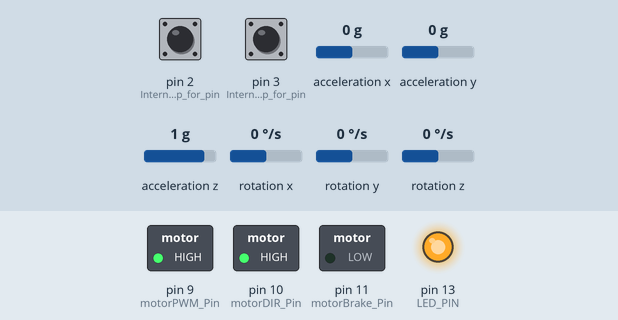
Bench run of a sketch on a simulated Arduino Uno, built with avr-gcc and run on an emulated ATmega328P. Parts: switched loads named in the sketch (green lamp = pin HIGH), output pins drawn as LEDs (lit = HIGH). Wiring (inferred from the names in the program): MPU-6050 motion sensor at I2C address 0x68. Inputs (shaded band) come from the test bench; at power-on: acceleration x 0 g, pin 2 (Internal_pull-up_for_pin) HIGH, pin 3 (Internal_pull-up_for_pin) HIGH, acceleration y 0 g, acceleration z 1 g, rotation x 0 °/s, rotation y 0 °/s, rotation z 0 °/s. What the sketch prints to the serial monitor is not drawn.

Above: at 13.2 s.
13.3 s: acceleration x set to 0.1 g
At 15.9 s:
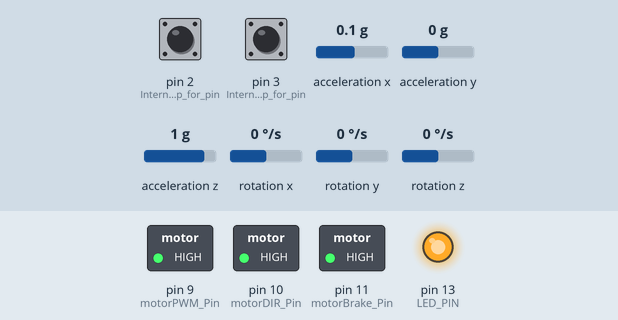
17.8 s: acceleration x set to -1.4 g
At 18.4 s:
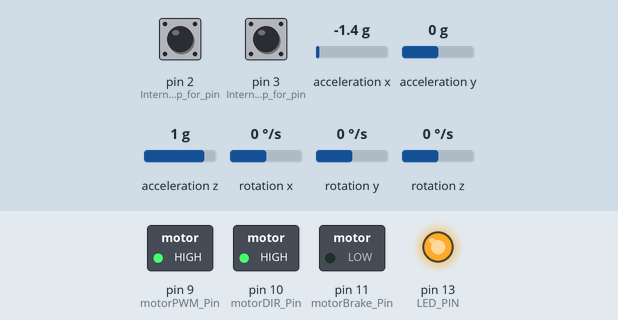
Timing chart, 0 to 20.8 s (numbered marks = the images above; inputs shaded):
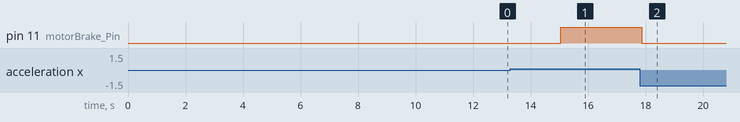

Measured:
- the behaviour switches between 0 and 0.1 g on acceleration x (found by bisection; images 0 and 1)
- after the input at 13.3 s, pin 11 (motorBrake_Pin): LOW → HIGH after 1.8 s
- after the input at 17.8 s, pin 11 (motorBrake_Pin): HIGH → LOW after 0.06 s

The sketch:

CubeSatV7.2.1.ino
```cpp
/*
  Reaction Wheel Inverted Pendulum

  Cascade Loop - Speed of Motor as Outer, Angle From Vertical as Inner

  Ethan Lawlor - B00149346
  28/03/2025
*/

//#define DEBUG_ENCODER
//#define DEBUG_SPEED_PID
//#define DEBUG_ANGLE_PID

// MPU6050 Globals ---------------------------------------------------------------------------------
#include <Wire.h>          // Include the Wire library for I2C communication
#include <MPU6050.h>        // Include the MPU6050 library

MPU6050 mpu;
int16_t ax, ay, az, gx, gy, gz;
float gz_offset = 0;

struct mpuData {
  float theta_z;
  float omega_z;
};
// -------------------------------------------------------------------------------------------------

// Encoder Globals ---------------------------------------------------------------------------------
volatile long counter = 0;
long lastCounter = 0;
unsigned long lastMillis = 0;

struct encoderData {
  float rpm;
  bool direction;
};
// -------------------------------------------------------------------------------------------------

// Motor Globals -----------------------------------------------------------------------------------
#include <PWM.h>
#define Nidec_Frequency 30000
#define motorPWM_Pin 9
#define motorDIR_Pin 10
#define motorBrake_Pin 11
int motorPWM = 255;
bool motorDIR = 0;
// -------------------------------------------------------------------------------------------------

// LED Globals -------------------------------------------------------------------------------------
#define LED_PIN 13
bool blinkState = false;
// -------------------------------------------------------------------------------------------------

// Speed PID Globals -------------------------------------------------------------------------------
float sKp, sKi, sKd;
float sTarget = 0, sLastErr = 0, sErrSum = 0, sErrOrderF = 0, sErrOrderFprev = 0, sErrorPrev = 0;
double sLastTime;
// -------------------------------------------------------------------------------------------------

// Angle PID Globals -------------------------------------------------------------------------------
float aKp, aKi, aKd;
float aLastErr = 0, aErrSum = 0, aErrOrderF = 0, aErrOrderFprev = 0, aErrorPrev = 0;
double aLastTime;
// -------------------------------------------------------------------------------------------------

// Main Loop Globals -------------------------------------------------------------------------------
#include <EEPROM.h>
float angle = 0;
float alpha = 0.996;
float beta = 0.996;
float rpm;
float controlSpeed;
float controlAngle;
bool run = true;
bool stream = false;
unsigned long compTimeLast = 0;
// -------------------------------------------------------------------------------------------------

float RateRoll, RatePitch, RateYaw;
float RateCalibrationRoll, RateCalibrationPitch, RateCalibrationYaw;
int RateCalibrationNumber;
float AccX, AccY, AccZ;
float AngleRoll, AnglePitch, AngleYaw;
uint32_t LoopTimer;

float KalmanAngleRoll=0, KalmanUncertaintyAngleRoll=2*2;
float KalmanAnglePitch=0, KalmanUncertaintyAnglePitch=2*2;
float KalmanAngleYaw=0, KalmanUncertaintyAngleYaw=2*2;
float Kalman1DOutput[]={0,0};
void kalman_1d(float KalmanState, float KalmanUncertainty, float KalmanInput, float KalmanMeasurement) {
  KalmanState=KalmanState+0.004*KalmanInput;
  KalmanUncertainty=KalmanUncertainty + 0.004 * 0.004 * 4 * 4;
  float KalmanGain=KalmanUncertainty * 1/(1*KalmanUncertainty + 3 * 3);
  KalmanState=KalmanState+KalmanGain * (KalmanMeasurement-KalmanState);
  KalmanUncertainty=(1-KalmanGain) * KalmanUncertainty;
  Kalman1DOutput[0]=KalmanState;
  Kalman1DOutput[1]=KalmanUncertainty;
}

void setup() {
  Serial.begin(38400);
  Serial.println("<Arduino Initializing>");

  motorInit();  // Initialize motor
  encoderInit();  // Initialize encoder and interrupts
  mpuInit();  // Initialize mpu
  pidInit();  // Initialize PID variables with EEPROM

  Serial.println("<Arduino Ready>");
  delay(500);
}

void ai0() {
  // Interrupt for pin 2 (A signal)
  if (digitalRead(3) == LOW) {
    counter++;  // Counter increments if B signal is LOW
  } else {
    counter--;  // Counter decrements if B signal is HIGH
  }
}

void ai1() {
  // Interrupt for pin 3 (B signal)
  if (digitalRead(2) == LOW) {
    counter--;  // Counter decrements if A signal is LOW
  } else {
    counter++;  // Counter increments if A signal is HIGH
  }
}

void loop() {
  if (Serial.available()){
    tunePID();
  }


  gyro_signals();
  RateYaw-=RateCalibrationYaw;

  kalman_1d(KalmanAngleYaw, KalmanUncertaintyAngleYaw, RateYaw, AngleYaw);
  KalmanAngleYaw=Kalman1DOutput[0];
  KalmanUncertaintyAngleYaw=Kalman1DOutput[1];


  //mpuData mpuData = getMpuData();

  //unsigned long compTime = millis() - compTimeLast; compTimeLast = millis();

  //angle = alpha*(angle + (mpuData.omega_z * (compTime/1000.0))) + ((1-alpha)*mpuData.theta_z);

  angle = KalmanAngleYaw + 0.5 ;

  encoderData encoderData = getEncoderData();

  rpm = rpm - (beta * (rpm - encoderData.rpm));

  controlSpeed = speedPID();

  controlAngle = anglePID();

  if (run && abs(angle) < 20){
    digitalWrite(motorDIR_Pin, (controlAngle >= 0) ? 0 : 1);
    analogWrite(motorPWM_Pin, (255-abs(int(controlAngle))));
    digitalWrite(motorBrake_Pin, HIGH);
  }else{
    analogWrite(motorPWM_Pin, 255);
    digitalWrite(motorBrake_Pin, LOW);
  }

  if (stream){
    Serial.print("SET:"); Serial.print(0); Serial.print(",");
    Serial.print("Angle:"); Serial.print(angle, 4); Serial.print(",");
    Serial.print("RPM:"); Serial.print(rpm, 4); Serial.print(",");
    Serial.print("PIDspeed:"); Serial.print(controlSpeed, 4); Serial.print(",");
    Serial.print("PIDangle:"); Serial.println(controlAngle, 4);
  }


  while (micros() - LoopTimer < 4000);
  LoopTimer=micros();


}

float speedPID(){
  unsigned long sCurrentTime = millis();
  float sTime = (sCurrentTime - sLastTime)/1000;

  float sError = sTarget - rpm;

  sErrSum += sError * sTime;
  sErrSum = constrain(sErrSum, -50, 50);

  float sErrOrder = (sError - sLastErr) / sTime;
  sErrOrderF = (0.9 * sErrOrderFprev) + (0.1 * sErrOrder);
  sErrOrderFprev = sErrOrderF;

  float sPterm = sKp * sError;
  sPterm = constrain(sPterm, -3, 3);
  float sIterm = sKi * sErrSum;
  float sDterm = sKd * sErrOrder;

  float controlSpeed1 = sPterm + sIterm + sDterm;

  sLastErr = sError;
  sLastTime = sCurrentTime;

  #ifdef DEBUG_SPEED_PID
  Serial.print("sPterm:"); Serial.print(sPterm, 8); Serial.print(",");
  Serial.print("sIterm:"); Serial.print(sIterm); Serial.print(",");
  Serial.print("sDterm:"); Serial.println(sDterm);
  #endif

  return controlSpeed1;
}

float anglePID(){
  unsigned long aCurrentTime = millis();
  float aTime = (aCurrentTime - aLastTime)/1000;

  float aError = (controlSpeed - angle)*10;

  aErrSum += aError * aTime;
  aErrSum = constrain(aErrSum, -50, 50);

  float aErrOrder = ((aError - aLastErr) / aTime);
  aErrOrderF = (0.9 * aErrOrderFprev) + (0.1 * aErrOrder);
  aErrOrderFprev = aErrOrderF;

  float aPterm = aKp * aError;
  aPterm = constrain(aPterm, -255, 255);

  float aIterm = aKi * aErrSum;
  float aDterm = aKd * aErrOrderF;

  float controlAngle1 = aPterm + aIterm + aDterm;
  controlAngle1 = constrain(controlAngle1, -255, 255);

  aLastErr = aError;
  aLastTime = aCurrentTime;

  #ifdef DEBUG_ANGLE_PID
  Serial.print("aIterm:"); Serial.print(aIterm); Serial.print(",");
  Serial.print("sIterm:"); Serial.print(sIterm); Serial.print(",");
  Serial.print("sDterm:"); Serial.println(sDterm);
  #endif

  return controlAngle1;
}

void gyro_signals(void) {
  Wire.beginTransmission(0x68);
  Wire.write(0x1A);
  Wire.write(0x05);
  Wire.endTransmission();
  Wire.beginTransmission(0x68);
  Wire.write(0x1C);
  Wire.write(0x10);
  Wire.endTransmission();
  Wire.beginTransmission(0x68);
  Wire.write(0x3B);
  Wire.endTransmission();
  Wire.requestFrom(0x68,6);
  int16_t AccXLSB = Wire.read() << 8 | Wire.read();
  int16_t AccYLSB = Wire.read() << 8 | Wire.read();
  int16_t AccZLSB = Wire.read() << 8 | Wire.read();
  Wire.beginTransmission(0x68);
  Wire.write(0x1B);
  Wire.write(0x8);
  Wire.endTransmission();
  Wire.beginTransmission(0x68);
  Wire.write(0x43);
  Wire.endTransmission();
  Wire.requestFrom(0x68,6);
  int16_t GyroX=Wire.read()<<8 | Wire.read();
  int16_t GyroY=Wire.read()<<8 | Wire.read();
  int16_t GyroZ=Wire.read()<<8 | Wire.read();
  RateRoll=(float)GyroX/65.5;
  RatePitch=(float)GyroY/65.5;
  RateYaw=(float)GyroZ/-65.5;
  AccX=(float)AccXLSB/4096-0.01;
  AccY=(float)AccYLSB/4096+0.01;
  AccZ=(float)AccZLSB/4096+0.05;
  AngleRoll=atan(AccY/sqrt(AccX*AccX+AccZ*AccZ))*1/(3.142/180);
  AnglePitch=-atan(AccX/sqrt(AccY*AccY+AccZ*AccZ))*1/(3.142/180);
  AngleYaw=atan2(AccY, AccX)*1/(3.142/180);
}

encoderData getEncoderData(){
  unsigned long currentMillis = millis();
  unsigned long time = (currentMillis - lastMillis);

  if (time > 10){
    long count = (counter - lastCounter);

    bool encDIR;

    float seconds = (time/1000.0);

    float revolutions = count/200.0;

    float rps = revolutions/seconds;

    if (counter > lastCounter){
      encDIR = 1;
    } else{
      encDIR = -1;
    }

    lastMillis = currentMillis;
    lastCounter = counter;

    encoderData result;
    result.rpm = rps * encDIR;
    result.direction = encDIR;

    #ifdef DEBUG_ENCODER
    Serial.print("rps:");  Serial.print(rps, 3); Serial.print(",");
    Serial.print("counter:");  Serial.println(counter);
    #endif

    return result;
  }
}

void pidInit(){
  // Read float values from EEPROM
  EEPROM.get(0, sKp); // Read sKp (float) from EEPROM starting at address 0
  EEPROM.get(4, sKi); // Read sKi (float) from EEPROM starting at address 4
  EEPROM.get(8, sKd); // Read sKd (float) from EEPROM starting at address 8
  EEPROM.get(12, aKp); // Read aKp (float) from EEPROM starting at address 12
  EEPROM.get(16, aKi); // Read aKi (float) from EEPROM starting at address 16
  EEPROM.get(20, aKd); // Read aKd (float) from EEPROM starting at address 20

  Serial.print("sKp = "); Serial.print(sKp, 3); Serial.print(" , ");
  Serial.print("sKi = "); Serial.print(sKi); Serial.print(" , ");
  Serial.print("sKd = "); Serial.print(sKd); Serial.print(" , ");
  Serial.print("aKp = "); Serial.print(aKp, 3); Serial.print(" , ");
  Serial.print("aKi = "); Serial.print(aKi); Serial.print(" , ");
  Serial.print("aKd = "); Serial.println(aKd, 3);
}

void mpuInit(){
  pinMode(13, OUTPUT);
  digitalWrite(13, HIGH);
  Wire.setClock(400000);
  Wire.begin();
  delay(250);
  Wire.beginTransmission(0x68);
  Wire.write(0x6B);
  Wire.write(0x00);
  Wire.endTransmission();
  for (RateCalibrationNumber=0; RateCalibrationNumber<2000; RateCalibrationNumber ++) {
    gyro_signals();
    RateCalibrationRoll+=RateRoll;
    RateCalibrationPitch+=RatePitch;
    RateCalibrationYaw+=RateYaw;
    delay(2);
  }
  RateCalibrationRoll/=2000;
  RateCalibrationPitch/=2000;
  RateCalibrationYaw/=2000;

  LoopTimer=micros();
}

void encoderInit(){
  pinMode(2, INPUT_PULLUP); // Internal pull-up for pin 2
  pinMode(3, INPUT_PULLUP); // Internal pull-up for pin 3

  attachInterrupt(digitalPinToInterrupt(2), ai0, RISING);  // Interrupt on pin 2 (encoder A)
  attachInterrupt(digitalPinToInterrupt(3), ai1, RISING);  // Interrupt on pin 3 (encoder B)

  Serial.println("Encoder connection successful");
}

void motorInit(){
  InitTimersSafe();
  SetPinFrequencySafe(motorPWM_Pin, Nidec_Frequency);

  pinMode(motorPWM_Pin, OUTPUT);
  pinMode(motorDIR_Pin, OUTPUT);
  pinMode(motorBrake_Pin, OUTPUT);

  pwmWrite(motorPWM_Pin, 255);
  digitalWrite(motorDIR_Pin, HIGH);
  digitalWrite(motorBrake_Pin, LOW);

  motorDIR = 1;
  Serial.println("Motor connection successful");
}

void tunePID(){
  char cmd = Serial.read();

  switch (cmd){
    case 'q': sKp += 0.001; EEPROM.put(0, sKp);
    break;

    case 'a': sKp -= 0.001; EEPROM.put(0, sKp);
    break;

    case 'w': sKi += 0.01; EEPROM.put(4, sKi);
    break;

    case 's': sKi -= 0.01; EEPROM.put(4, sKi);
    break;

    case 'e': sKd += 0.01; EEPROM.put(8, sKd);
    break;

    case 'd': sKd -= 0.01; EEPROM.put(8, sKd);
    break;

    case 'r': aKp += 0.01; EEPROM.put(12, aKp);
    break;

    case 'f': aKp -= 0.01; EEPROM.put(12, aKp);
    break;

    case 't': aKi += 0.01; EEPROM.put(16, aKi);
    break;

    case 'g': aKi -= 0.01; EEPROM.put(16, aKi);
    break;

    case 'y': aKd += 0.001; EEPROM.put(20, aKd);
    break;

    case 'h': aKd -= 0.001; EEPROM.put(20, aKd);
    break;

    case 'z':
      sKp = 0; sKi = 0; sKd = 0; aKp = 0; aKi = 0; aKd = 0;
      for (int i = 0; i < 25; i++){
        EEPROM.write(i, 0);
      }
    break;

    case 'x':
      sKp = 0.276; sKi = 0.02; sKd = 0; aKp = 2.470; aKi = 0; aKd = 0.200;
      EEPROM.put(0, sKp); EEPROM.put(4, sKi); EEPROM.put(8, sKd); EEPROM.put(12, aKp); EEPROM.put(16, aKi); EEPROM.put(20, aKd);
    break;

    case 'c':
      sKp = 0.375; sKi = 0.02; sKd = 0; aKp = 2.070; aKi = 0.01; aKd = 0.300;
      EEPROM.put(0, sKp); EEPROM.put(4, sKi); EEPROM.put(8, sKd); EEPROM.put(12, aKp); EEPROM.put(16, aKi); EEPROM.put(20, aKd);
    break;

    case 'l': run = !run;
    break;

    case 'p': stream = !stream;
    break;

    default: Serial.println("<Error - no tuning value>");
    cmd = Serial.read();
  }

  if (stream == false){
    Serial.print("sKp = "); Serial.print(sKp, 3); Serial.print(" , ");
    Serial.print("sKi = "); Serial.print(sKi); Serial.print(" , ");
    Serial.print("sKd = "); Serial.print(sKd); Serial.print(" , ");
    Serial.print("aKp = "); Serial.print(aKp, 3); Serial.print(" , ");
    Serial.print("aKi = "); Serial.print(aKi); Serial.print(" , ");
    Serial.print("aKd = "); Serial.println(aKd, 3);
  }
}
```
